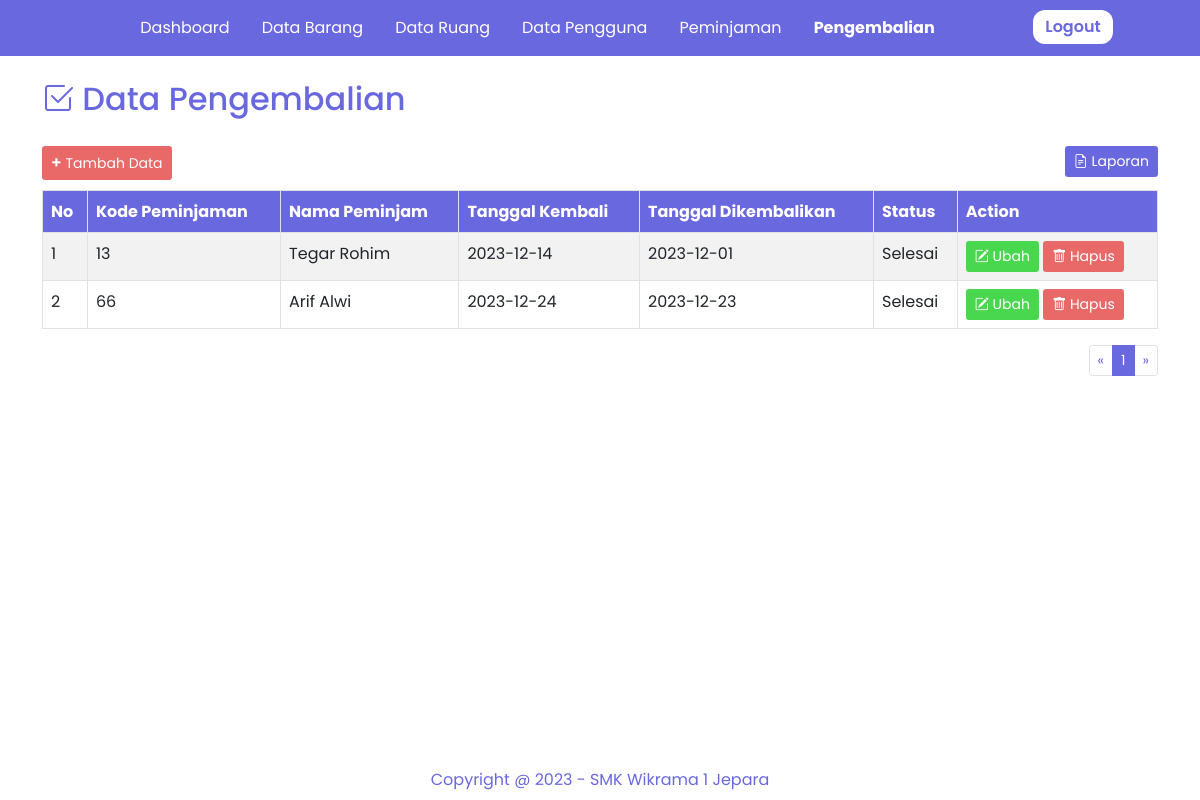
Page /pengembalian.php (signed in) on the committed database.
### tables this page shows
CREATE TABLE `tb_pengembalian` (
  `kode_pengembalian` int(11) NOT NULL,
  `kode_peminjaman` int(11) NOT NULL,
  `id_pengguna` int(11) NOT NULL,
  `tanggal_dikembalikan` date NOT NULL,
  `status_pengembalian` enum('Selesai','Rusak','','') NOT NULL
);

CREATE TABLE `tb_peminjaman` (
  `kode_peminjaman` int(11) NOT NULL,
  `id_pengguna` int(11) NOT NULL,
  `kode_barang` int(11) NOT NULL,
  `tanggal_peminjaman` date NOT NULL,
  `tanggal_kembali` date NOT NULL,
  `jumlah_pinjam` int(11) NOT NULL,
  `status_peminjaman` enum('dipinjam','kembali','','') NOT NULL
);

CREATE TABLE `tb_pengguna` (
  `id_pengguna` int(11) NOT NULL,
  `nama_pengguna` varchar(100) NOT NULL,
  `jenis_kelamin` enum('Laki-laki','Perempuan','','') NOT NULL,
  `no_hp` varchar(12) NOT NULL,
  `status_pengguna` enum('Siswa','Guru','Karyawan') NOT NULL
);

### pengembalian.php (the view, shortened to what this page needs)
<html>
<head>
	<link href="https://cdn.jsdelivr.net/npm/bootstrap@5.0.2/dist/css/bootstrap.min.css" rel="stylesheet">
	<link rel="stylesheet" type="text/css" href="assets/css/style.css">
   <link rel="stylesheet" href="https://cdn.jsdelivr.net/npm/bootstrap-icons@1.5.0/font/bootstrap-icons.css">
  <link rel="stylesheet" href="https://cdn.jsdelivr.net/npm/sweetalert2@11.0.16/dist/sweetalert2.min.css">
</head>
<body>
	<nav class="navbar navbar-expand-lg ">
  <div class="container">
    <div class="collapse navbar-collapse" id="navbarNav">
      <ul class="navbar-nav mx-auto">
        <li class="nav-item mx-2">
          <a class="nav-link " aria-current="page" href="dashboard.php">Dashboard</a>
        </li>
        <li class="nav-item mx-2">
          <a class="nav-link " aria-current="page" href="barang.php">Data Barang</a>
        </li>
        <li class="nav-item mx-2">
          <a class="nav-link " href="ruang.php">Data Ruang</a>
        </li>
        <li class="nav-item mx-2">
          <a class="nav-link " href="pengguna.php">Data Pengguna</a>
        </li>
        <li class="nav-item mx-2">
          <a class="nav-link " href="peminjaman.php">Peminjaman</a>
        </li>
        <li class="nav-item mx-2">
          <a class="nav-link active" href="pengembalian.php">Pengembalian</a>
        </li>
      </ul>
      <div>
      	<a href="logout.php"><button class="button-keluar">Logout</button></a>
      </div>
    </div>
  </div>
</nav>
<section id="hero" style="height: 100%;">
	<div class="container mt-4">
		<div class="row mt-4">
			<h2 class="dashboard"><i class="bi bi-check2-square"></i> Data Pengembalian</h2>
			<div class="table-responsive">
        <div class="d-flex justify-content-between">
          <button type="button" class="btn btn-sm button-tambah" data-bs-toggle="modal" data-bs-target="#tambah_Pengembalian"><span class="t-tambah">+</span> Tambah Data</button>
          <a href="laporan_pengembalian.php">
            <button type="button" class="btn btn-sm button-tambah button-laporan"><i class="bi bi-file-earmark-text"></i> Laporan</button>
          </a>
        </div>
          <table class="table table-bordered table-striped table-hover">
            <thead class="custom-table-dark">
              <tr>
                <th>No</th>
                <th>Kode Peminjaman</th>
                <th>Nama Peminjam</th>
                <th>Tanggal Kembali</th>
                <th>Tanggal Dikembalikan</th>
                <th>Status</th>
                <th>Action</th>
              </tr>
            </thead>
            <tbody>
            <?php
              require "koneksi.php";
              $limit = 5;
              $page = isset($_GET['page']) ? max(1, intval($_GET['page'])) : 1;
              $skip = ($page - 1) * $limit;
              $sql = "SELECT * FROM tb_pengembalian
              INNER JOIN tb_peminjaman ON tb_pengembalian.kode_peminjaman = tb_peminjaman.kode_peminjaman
              INNER JOIN tb_pengguna ON tb_pengembalian.id_pengguna = tb_pengguna.id_pengguna
               LIMIT $skip, $limit";
              $result = $mysqli->query($sql);
              $no = ($page - 1) * $limit + 1;
              if($result->num_rows > 0) :
              while($row = $result->fetch_assoc()) :
            ?>
                  <tr>
                    <td><?= $no++; ?></td>
                    <td><?= $row["kode_peminjaman"] ?></td>
                    <td><?= $row["nama_pengguna"] ?></td>
                    <td><?= $row["tanggal_kembali"] ?></td>
                    <td><?= $row["tanggal_dikembalikan"] ?></td>
                    <td><?= $row["status_pengembalian"] ?></td>
                    <td>
                      <a href="#" class="btn btn-hijau btn-sm" data-bs-toggle="modal" data-bs-target="#edit_Pengembalian<?= $row['kode_pengembalian'] ?>"><i class="bi bi-pencil-square"></i> Ubah</a>
                      <a href="crud_pengembalian.php?id=<?= $row['kode_pengembalian'] ?>" class="btn btn-merah btn-sm delete"><i class="bi bi-trash"></i> Hapus</a>
                    </td>
                  </tr>
              <?php
                endwhile;
               endif;
             ?>
            </tbody>
          </table>
      </div>
		</div>
        <?php
        $query = "SELECT COUNT(kode_pengembalian) AS total_rows FROM tb_pengembalian";
            $result1 = $mysqli->query($query);
            if ($result1) {
                $totalRows = $result1->fetch_assoc()['total_rows'];
            } else {
                $totalRows = 0;
            }
        $totalPages = ceil($totalRows / $limit);
          echo '<nav aria-label="Halaman Navigasi">';
          echo '<ul class="pagination pagination-sm justify-content-end">';
          echo '<li class="page-item ' . ($page <= 1 ? 'disabled' : '') . '">';
          echo '<a class="page-link" href="?page=' . ($page - 1) . '" tabindex="-1" aria-disabled="true">&laquo</a>';
          echo '</li>';
          for ($i = 1; $i <= $totalPages; $i++) {
              echo '<li class="page-item ' . ($page == $i ? 'active' : '') . '"><a class="page-link" href="?page=' . $i . '">' . $i . '</a></li>';
          }
          echo '<li class="page-item ' . ($page >= $totalPages ? 'disabled' : '') . '">';
          echo '<a class="page-link" href="?page=' . ($page + 1) . '" >&raquo</a>';
          echo '</li>';
          echo '</ul>';
          echo '</nav>';
        ?>
	   </div>
</section>
<footer class="footer-barang">
		<p class="mt-2">Copyright @ 2023 - SMK Wikrama 1 Jepara</p>
</footer>
</body>
</html>

### assets/css/style.css (style rules this page uses)
body { font-family: 'Poppins', sans-serif; display: flex; flex-direction: column; min-height: 100vh; margin: 0; }
.navbar { background-color: #6A68DE; }
.nav-link.active { font-size: 16px; font-weight: 700; }
.nav-link { font-size: 16px; font-weight: 400; color: #FFFFFF; }
#hero { width: 100%; flex: 1; }
footer { background-color: #6A68DE; color: #FFFFFF; text-align: center; height: 50px; margin-top: 29px; }
.button-keluar { margin-top: -2px; color: #6A68DE; background-color: #FFFFFF; border: none; border-radius: 12px; padding: 5px; width: 80px; margin-right: 45px; font-weight: 600; }
.dashboard { color: #6A68DE; }
.footer-barang { background-color: #FFFFFF; text-align: center; padding: 10px; position: sticky; bottom: 0; width: 100%; color: #6A68DE; }
.button-tambah { margin-top: 20px; margin-bottom: 10px; background-color: #E96868; color: #FFFFFF; font-size: 14px; }
.t-tambah { font-size: 16px; font-weight: 600; }
.btn-hijau { background-color: #49D74F; color: #FFFFFF; }
.btn-merah { background-color: #E96868; color: #FFFFFF; }
.button-laporan { background-color: #6A68DE; color: #FFFFFF; }
.custom-table-dark { background-color: #6A68DE; color: white; }
.pagination .page-item.active .page-link { background-color: #6A68DE; border-color: #6A68DE; color: #fff; }
.pagination .page-link { color: #6A68DE; }
.pagination .page-item.disabled .page-link { color: #6A68DE; }

### rows in the picture
tb_pengembalian: kode_peminjaman.kode_peminjaman "13", id_pengguna.nama_pengguna "Tegar Rohim", kode_peminjaman.tanggal_kembali "2023-12-14", tanggal_dikembalikan "2023-12-01", status_pengembalian "Selesai"
tb_pengembalian: kode_peminjaman.kode_peminjaman "66", id_pengguna.nama_pengguna "Arif Alwi", kode_peminjaman.tanggal_kembali "2023-12-24", tanggal_dikembalikan "2023-12-23", status_pengembalian "Selesai"
